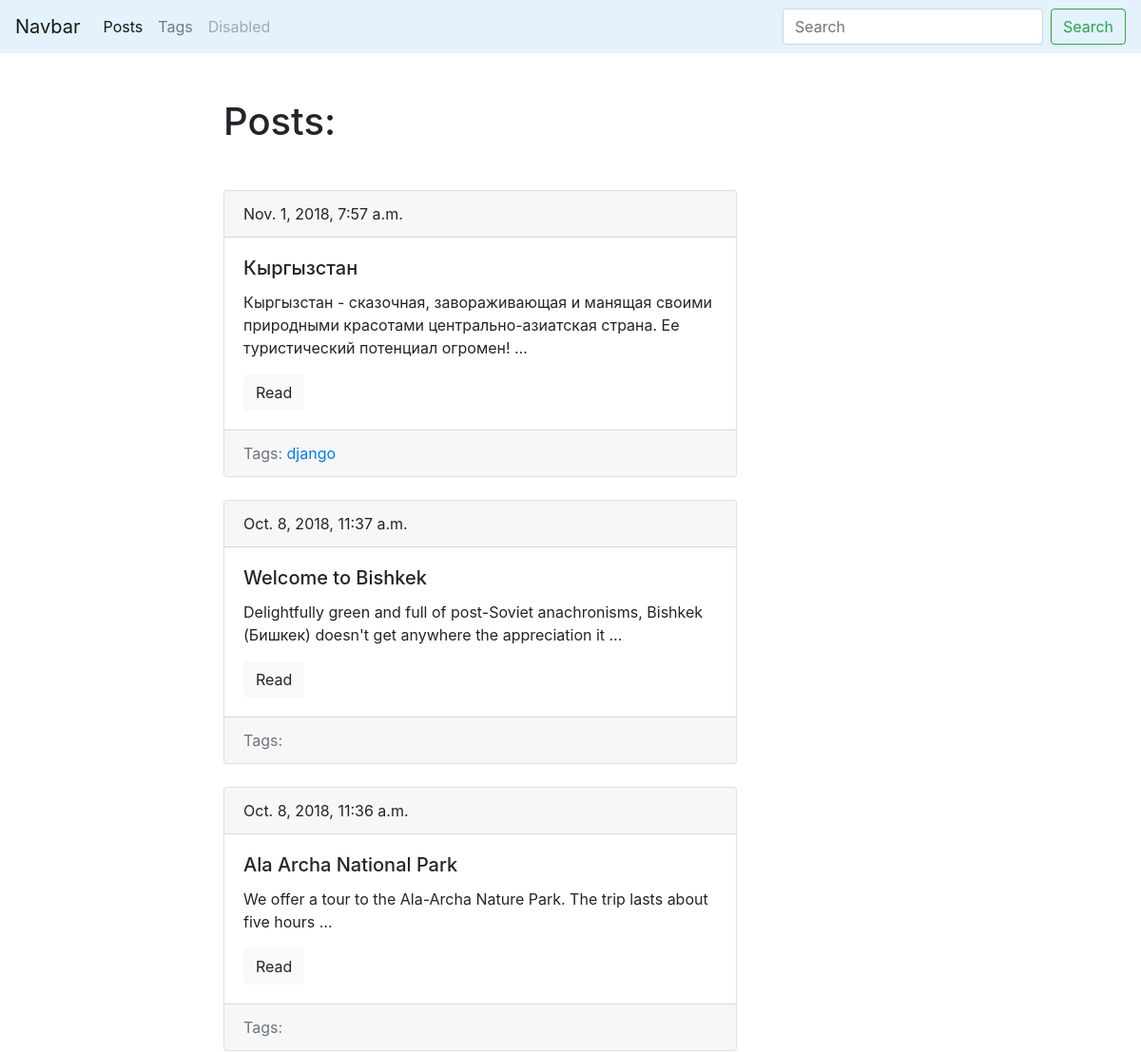
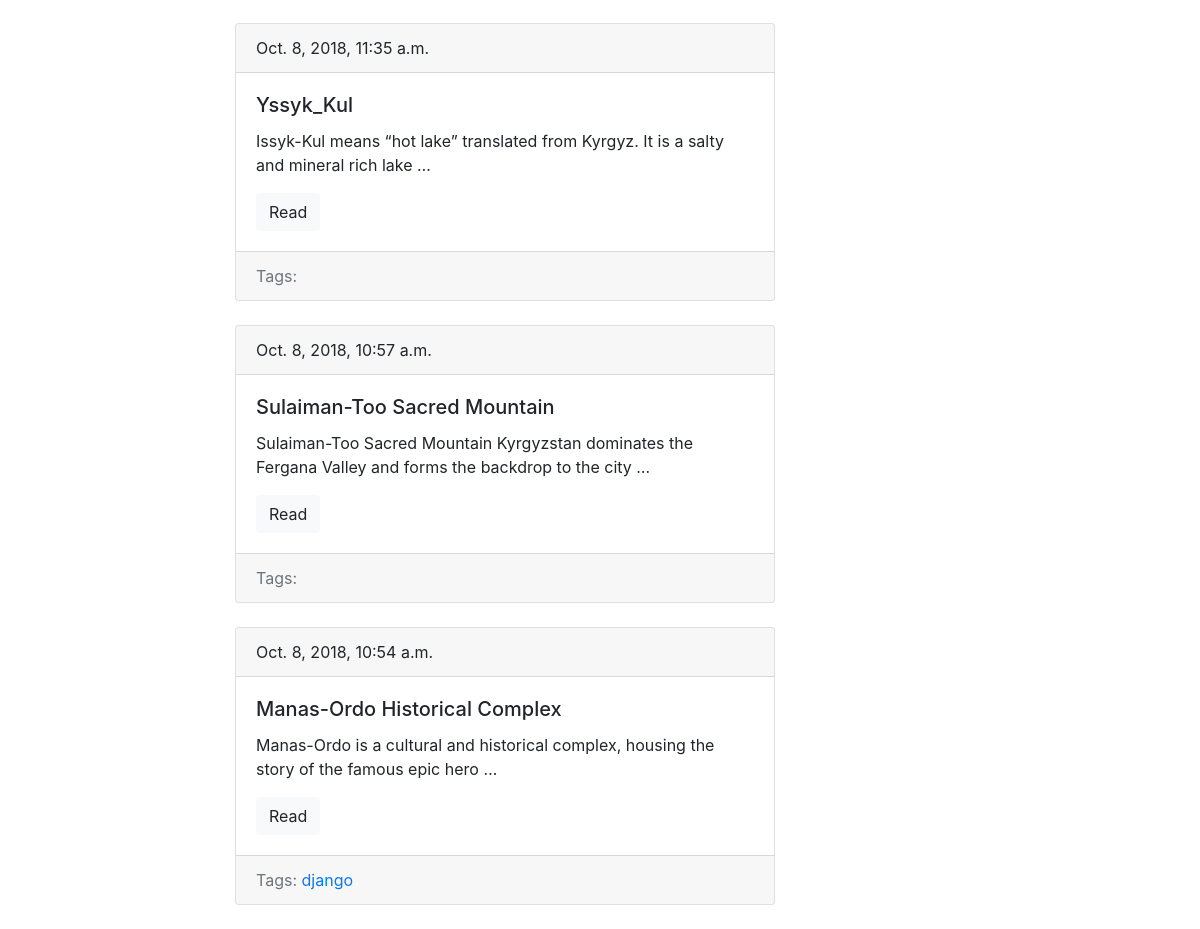
Screenshot of /blog/ with the database file from the repository (2 pictures, top to bottom).
### blog/models.py (models this page shows, shortened)
class Post(models.Model):
    title = models.CharField(max_length = 150, db_index = True)
    slug = models.SlugField(max_length =150, unique = True)
    body = models.TextField(blank = True, db_index = True)
    tags = models.ManyToManyField('Tag', blank=True, related_name = 'posts')
    date_pub = models.DateTimeField(auto_now_add = True)
    def get_absolute_url(self):
        return reverse('post_detail_url', kwargs={'slug': self.slug})

class Tag(models.Model):
    title = models.CharField(max_length=50)
    slug = models.SlugField(max_length=50, unique=True)
    def get_absolute_url(self):
        return reverse('tag_detail_url', kwargs = {'slug' : self.slug})

### blog/views.py (the view)
# urls.py: path('', posts_list, name = 'post_list_url'),
def posts_list (request):
    posts = Post.objects.all().order_by('-date_pub')
    return render (request, 'blog/index.html', context ={'posts' : posts})

### blog/templates/blog/index.html (shortened to what this page needs)
  {% extends 'blog/base_blog.html' %}
  {% block content %}
  <h1 class="mb-5">
    Posts:
  </h1>
  {% for post in posts %}
  {% include 'blog/includes/post_card_template.html' %}
  {% endfor %}
  {% endblock %}

### blog/templates/blog/includes/post_card_template.html
<div class="card mb-4">
  <div class="card-header">
    {{ post.date_pub }}
  </div>
  <div class="card-body">
    <h5 class="card-title">{{ post.title }}</h5>
    <p class="card-text">{{ post.body|truncatewords:15 }}</p>
    <a href="{{ post.get_absolute_url }}" class="btn btn-light">Read</a>
  </div>
  <div class="card-footer text-muted">
   Tags:
   {% for tag in post.tags.all %}
      <a href = "{{ tag.get_absolute_url}}">{{ tag.title }} </a>
   {% endfor %}
  </div>
</div>

### rows the page displays
Post: date_pub "Nov. 1, 2018, 7:57 a.m.", title "Кыргызстан", body "Кыргызстан - сказочная, завораживающая и манящая своими природными красотами центрально-азиатская страна. Ее туристический потенциал огромен! …"
Tag: title "django"
Post: date_pub "Oct. 8, 2018, 11:37 a.m.", title "Welcome to Bishkek", body "Delightfully green and full of post-Soviet anachronisms, Bishkek (Бишкек) doesn't get anywhere the appreciation it …"
Post: date_pub "Oct. 8, 2018, 11:36 a.m.", title "Ala Archa National Park", body "We offer a tour to the Ala-Archa Nature Park. The trip lasts about five hours …"
Post: date_pub "Oct. 8, 2018, 11:35 a.m.", title "Yssyk_Kul", body "Issyk-Kul means “hot lake” translated from Kyrgyz. It is a salty and mineral rich lake …"
Post: date_pub "Oct. 8, 2018, 10:57 a.m.", title "Sulaiman-Too Sacred Mountain", body "Sulaiman-Too Sacred Mountain Kyrgyzstan dominates the Fergana Valley and forms the backdrop to the city …"
Post: date_pub "Oct. 8, 2018, 10:54 a.m.", title "Manas-Ordo Historical Complex", body "Manas-Ordo is a cultural and historical complex, housing the story of the famous epic hero …"
